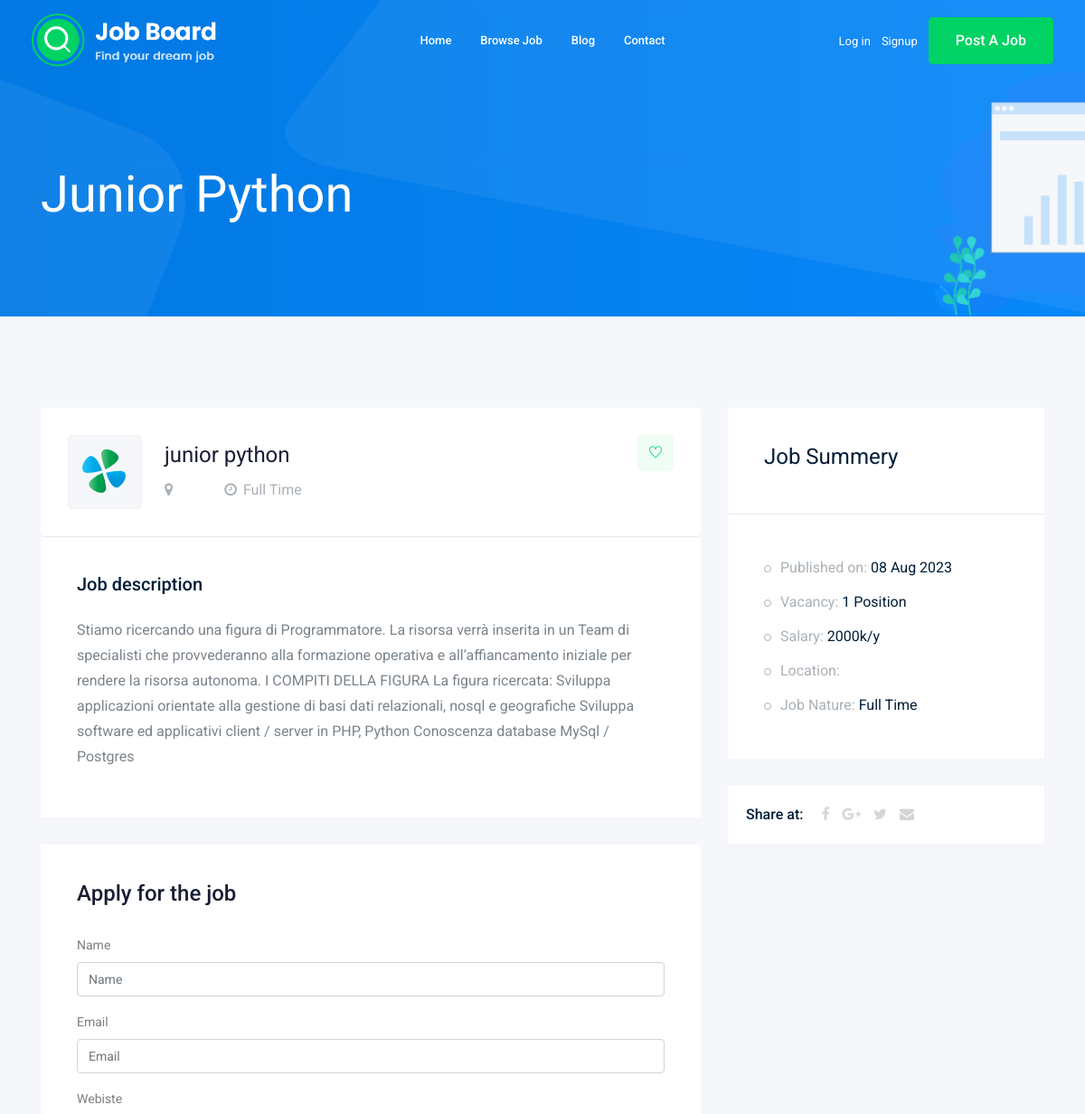
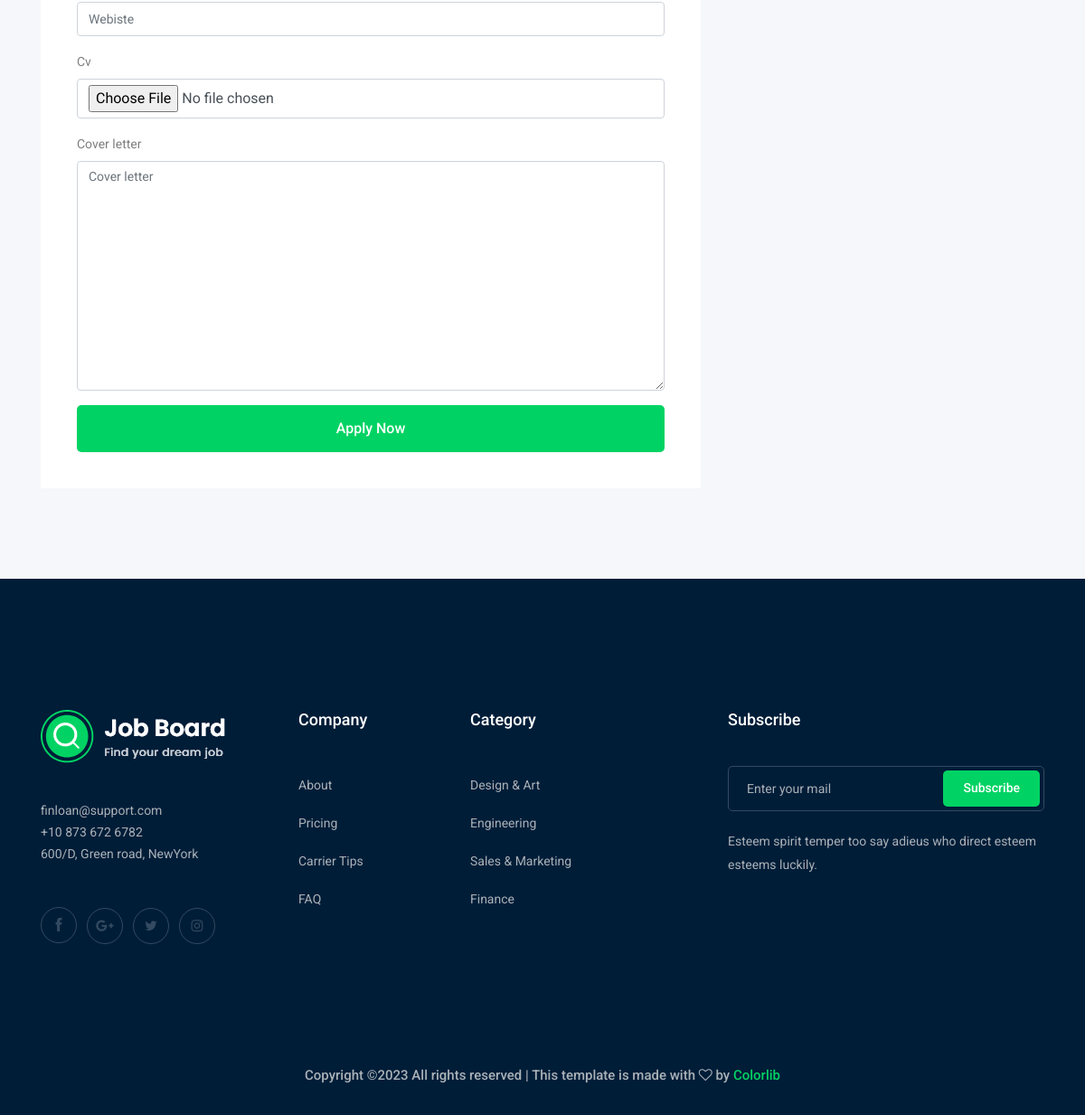
/jobs/junior-python, run on the app's committed database (2 pictures, top to bottom).
### job/models.py (models this page shows, shortened)
class Job(models.Model):
    owner = models.ForeignKey(User, related_name='job_owner', on_delete=models.CASCADE)
    title = models.CharField(max_length=100)  # column
    job_type = models.CharField(max_length=15 , choices=JOB_TYPE)
    description = models.TextField(max_length=1000)
    published_at = models.DateTimeField(auto_now=True)
    Vacancy = models.IntegerField(default=1)
    salary = models.IntegerField(default=0)
    experience = models.IntegerField(default=1)
    category = models.ForeignKey('Category',on_delete=models.CASCADE)
    image = models.ImageField(upload_to=image_upload,blank=True,null=True)
    slug = models.SlugField(blank=True, null=True)
    address=models.CharField(max_length=100,blank=True,null=True)
    def __str__(self):
        return self.title

### job/views.py (the view)
# urls.py: path('<str:slug>',views.job_detail , name='job_detail'),
def job_detail(request, slug):
    job_detail = Job.objects.get(slug=slug)
    if request.method=='POST':
        form = ApplyForm(request.POST,request.FILES)
        if form.is_valid():
            myform = form.save(commit=False)
            myform.Job = job_detail
            myform.save()
            print("Done")
    else:
        form = ApplyForm()
    context = {'job': job_detail, 'form1':form}
    return render(request,'job/job_detail.html',context)

### job/forms.py
class ApplyForm(forms.ModelForm):
    class Meta:
        model = Apply
        fields = ['name' ,'email','webiste','cv','cover_letter']

### job/templates/job/job_detail.html (shortened to what this page needs)
{% extends 'base.html' %}
{% load bootstrap4 %}
{% block body %}
    <div class="bradcam_area bradcam_bg_1">
        <div class="container">
            <div class="row">
                <div class="col-xl-12">
                    <div class="bradcam_text">
                        <h3>{{job}}</h3>
                    </div>
                </div>
            </div>
        </div>
    </div>
    <div class="job_details_area">
        <div class="container">
            <div class="row">
                <div class="col-lg-8">
                    <div class="job_details_header">
                        <div class="single_jobs white-bg d-flex justify-content-between">
                            <div class="jobs_left d-flex align-items-center">
                                <div class="thumb">
                                    <img src="img/svg_icon/1.svg" alt="">
                                </div>
                                <div class="jobs_conetent">
                                    <a href="#"><h4>{{job}}</h4></a>
                                    <div class="links_locat d-flex align-items-center">
                                        <div class="location">
                                            <p> <i class="fa fa-map-marker"></i> {% if job.address %} {{job.address}} {% endif %}</p>
                                        </div>
                                        <div class="location">
                                            <p> <i class="fa fa-clock-o"></i>{{job.job_type}}</p>
                                        </div>
                                    </div>
                                </div>
                            </div>
                            <div class="jobs_right">
                                <div class="apply_now">
                                    <a class="heart_mark" href="#"> <i class="ti-heart"></i> </a>
                                </div>
                            </div>
                        </div>
                    </div>
                    <div class="descript_wrap white-bg">
                        <div class="single_wrap">
                            <h4>Job description</h4>
                            <p>{{job.description}}</p>
                        </div>
                    </div>
                    <div class="apply_job_form white-bg">
                        <h4>Apply for the job</h4>
                        <form method="POST" enctype="multipart/form-data">
                            {% bootstrap_form form1 %}
                            {% buttons %}
                                <button class="boxed-btn3 w-100" type="submit">Apply Now</button>
                            {% endbuttons %}
                        </form>
                    </div>
                </div>
                <div class="col-lg-4">
                    <div class="job_sumary">
                        <div class="summery_header">
                            <h3>Job Summery</h3>
                        </div>
                        <div class="job_content">
                            <ul>
                                <li>Published on: <span>{{job.published_at|date:'d M o'}}</span></li>
                                <li>Vacancy: <span>{{job.Vacancy}} Position</span></li>
                                <li>Salary: <span>{{job.salary}}k/y</span></li>
                                <li>Location: </li>
                                <li>Job Nature: <span> {{job.job_type}}</span></li>
                            </ul>
                        </div>
                    </div>
                    <div class="share_wrap d-flex">
                        <span>Share at:</span>
                        <ul>
                            <li><a href="#"> <i class="fa fa-facebook"></i></a> </li>
                            <li><a href="#"> <i class="fa fa-google-plus"></i></a> </li>
                            <li><a href="#"> <i class="fa fa-twitter"></i></a> </li>
                            <li><a href="#"> <i class="fa fa-envelope"></i></a> </li>
                        </ul>
                    </div>
                    <div class="job_location_wrap">
                        <div class="job_lok_inner">
                            <div id="map" style="height: 200px;"></div>
                          </div>
                    </div>
                </div>
            </div>
        </div>
    </div>
    {% endblock body %}

### data on the page
Job: title "Junior Python", title "junior python", job_type "Full Time", description "Stiamo ricercando una figura di Programmatore. La risorsa verrà inserita in un Team di specialisti che provvederanno alla formazione operativa e all’affiancamento iniziale per rendere la risorsa autonoma. I COMPITI DELLA FIGURA La figura ricercata: Sviluppa applicazioni orientate alla gestione di basi dati relazionali, nosql e geografiche Sviluppa software ed applicativi client / server in PHP, Python Conoscenza database MySql / Postgres", published_at "08 Aug 2023", Vacancy "1", salary "2000"
